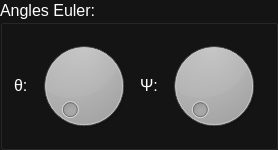
      <widget class="QGroupBox" name="euler">
       <property name="palette">
        <palette>
         <active>
          <colorrole role="WindowText">
           <brush brushstyle="SolidPattern">
            <color alpha="255">
             <red>255</red>
             <green>255</green>
             <blue>255</blue>
            </color>
           </brush>
          </colorrole>
          <colorrole role="Button">
           <brush brushstyle="SolidPattern">
            <color alpha="255">
             <red>20</red>
             <green>20</green>
             <blue>20</blue>
            </color>
           </brush>
          </colorrole>
          <colorrole role="Text">
           <brush brushstyle="SolidPattern">
            <color alpha="255">
             <red>255</red>
             <green>255</green>
             <blue>255</blue>
            </color>
           </brush>
          </colorrole>
          <colorrole role="ButtonText">
           <brush brushstyle="SolidPattern">
            <color alpha="255">
             <red>255</red>
             <green>255</green>
             <blue>255</blue>
            </color>
           </brush>
          </colorrole>
          <colorrole role="Base">
           <brush brushstyle="SolidPattern">
            <color alpha="255">
             <red>20</red>
             <green>20</green>
             <blue>20</blue>
            </color>
           </brush>
          </colorrole>
          <colorrole role="Window">
           <brush brushstyle="SolidPattern">
            <color alpha="255">
             <red>20</red>
             <green>20</green>
             <blue>20</blue>
            </color>
           </brush>
          </colorrole>
         </active>
         <inactive>
          <colorrole role="WindowText">
           <brush brushstyle="SolidPattern">
            <color alpha="255">
             <red>255</red>
             <green>255</green>
             <blue>255</blue>
            </color>
           </brush>
          </colorrole>
          <colorrole role="Button">
           <brush brushstyle="SolidPattern">
            <color alpha="255">
             <red>20</red>
             <green>20</green>
             <blue>20</blue>
            </color>
           </brush>
          </colorrole>
          <colorrole role="Text">
           <brush brushstyle="SolidPattern">
            <color alpha="255">
             <red>255</red>
             <green>255</green>
             <blue>255</blue>
            </color>
           </brush>
          </colorrole>
          <colorrole role="ButtonText">
           <brush brushstyle="SolidPattern">
            <color alpha="255">
             <red>255</red>
             <green>255</green>
             <blue>255</blue>
            </color>
           </brush>
          </colorrole>
          <colorrole role="Base">
           <brush brushstyle="SolidPattern">
            <color alpha="255">
             <red>20</red>
             <green>20</green>
             <blue>20</blue>
            </color>
           </brush>
          </colorrole>
          <colorrole role="Window">
           <brush brushstyle="SolidPattern">
            <color alpha="255">
             <red>20</red>
             <green>20</green>
             <blue>20</blue>
            </color>
           </brush>
          </colorrole>
         </inactive>
         <disabled>
          <colorrole role="WindowText">
           <brush brushstyle="SolidPattern">
            <color alpha="255">
             <red>255</red>
             <green>255</green>
             <blue>255</blue>
            </color>
           </brush>
          </colorrole>
          <colorrole role="Button">
           <brush brushstyle="SolidPattern">
            <color alpha="255">
             <red>20</red>
             <green>20</green>
             <blue>20</blue>
            </color>
           </brush>
          </colorrole>
          <colorrole role="Text">
           <brush brushstyle="SolidPattern">
            <color alpha="255">
             <red>255</red>
             <green>255</green>
             <blue>255</blue>
            </color>
           </brush>
          </colorrole>
          <colorrole role="ButtonText">
           <brush brushstyle="SolidPattern">
            <color alpha="255">
             <red>255</red>
             <green>255</green>
             <blue>255</blue>
            </color>
           </brush>
          </colorrole>
          <colorrole role="Base">
           <brush brushstyle="SolidPattern">
            <color alpha="255">
             <red>20</red>
             <green>20</green>
             <blue>20</blue>
            </color>
           </brush>
          </colorrole>
          <colorrole role="Window">
           <brush brushstyle="SolidPattern">
            <color alpha="255">
             <red>20</red>
             <green>20</green>
             <blue>20</blue>
            </color>
           </brush>
          </colorrole>
         </disabled>
        </palette>
       </property>
       <property name="font">
        <font>
         <family>Arial</family>
         <pointsize>12</pointsize>
        </font>
       </property>
       <property name="title">
        <string>Angles Euler:</string>
       </property>
       <layout class="QVBoxLayout" name="verticalLayout_3">
        <item>
         <layout class="QGridLayout" name="gridLayout">
          <item row="0" column="0">
           <widget class="QLabel" name="label_15">
            <property name="sizePolicy">
             <sizepolicy hsizetype="Fixed" vsizetype="Fixed">
              <horstretch>0</horstretch>
              <verstretch>0</verstretch>
             </sizepolicy>
            </property>
            <property name="palette">
             <palette>
              <active>
               <colorrole role="WindowText">
                <brush brushstyle="SolidPattern">
                 <color alpha="255">
                  <red>255</red>
                  <green>255</green>
                  <blue>255</blue>
                 </color>
                </brush>
               </colorrole>
               <colorrole role="Button">
                <brush brushstyle="SolidPattern">
                 <color alpha="255">
                  <red>20</red>
                  <green>20</green>
                  <blue>20</blue>
                 </color>
                </brush>
               </colorrole>
               <colorrole role="Text">
                <brush brushstyle="SolidPattern">
                 <color alpha="255">
                  <red>255</red>
                  <green>255</green>
                  <blue>255</blue>
                 </color>
                </brush>
               </colorrole>
               <colorrole role="ButtonText">
                <brush brushstyle="SolidPattern">
                 <color alpha="255">
                  <red>255</red>
                  <green>255</green>
                  <blue>255</blue>
                 </color>
                </brush>
               </colorrole>
               <colorrole role="Base">
                <brush brushstyle="SolidPattern">
                 <color alpha="255">
                  <red>20</red>
                  <green>20</green>
                  <blue>20</blue>
                 </color>
                </brush>
               </colorrole>
               <colorrole role="Window">
                <brush brushstyle="SolidPattern">
                 <color alpha="255">
                  <red>20</red>
                  <green>20</green>
                  <blue>20</blue>
                 </color>
                </brush>
               </colorrole>
              </active>
              <inactive>
               <colorrole role="WindowText">
                <brush brushstyle="SolidPattern">
                 <color alpha="255">
                  <red>255</red>
                  <green>255</green>
                  <blue>255</blue>
                 </color>
                </brush>
               </colorrole>
               <colorrole role="Button">
                <brush brushstyle="SolidPattern">
                 <color alpha="255">
                  <red>20</red>
                  <green>20</green>
                  <blue>20</blue>
                 </color>
                </brush>
               </colorrole>
               <colorrole role="Text">
                <brush brushstyle="SolidPattern">
                 <color alpha="255">
                  <red>255</red>
                  <green>255</green>
                  <blue>255</blue>
                 </color>
                </brush>
               </colorrole>
               <colorrole role="ButtonText">
                <brush brushstyle="SolidPattern">
                 <color alpha="255">
                  <red>255</red>
                  <green>255</green>
                  <blue>255</blue>
                 </color>
                </brush>
               </colorrole>
               <colorrole role="Base">
                <brush brushstyle="SolidPattern">
                 <color alpha="255">
                  <red>20</red>
                  <green>20</green>
                  <blue>20</blue>
                 </color>
                </brush>
               </colorrole>
               <colorrole role="Window">
                <brush brushstyle="SolidPattern">
                 <color alpha="255">
                  <red>20</red>
                  <green>20</green>
                  <blue>20</blue>
                 </color>
                </brush>
               </colorrole>
              </inactive>
              <disabled>
               <colorrole role="WindowText">
                <brush brushstyle="SolidPattern">
                 <color alpha="255">
                  <red>255</red>
                  <green>255</green>
                  <blue>255</blue>
                 </color>
                </brush>
               </colorrole>
               <colorrole role="Button">
                <brush brushstyle="SolidPattern">
                 <color alpha="255">
                  <red>20</red>
                  <green>20</green>
                  <blue>20</blue>
                 </color>
                </brush>
               </colorrole>
               <colorrole role="Text">
                <brush brushstyle="SolidPattern">
                 <color alpha="255">
                  <red>255</red>
                  <green>255</green>
                  <blue>255</blue>
                 </color>
                </brush>
               </colorrole>
               <colorrole role="ButtonText">
                <brush brushstyle="SolidPattern">
                 <color alpha="255">
                  <red>255</red>
                  <green>255</green>
                  <blue>255</blue>
                 </color>
                </brush>
               </colorrole>
               <colorrole role="Base">
                <brush brushstyle="SolidPattern">
                 <color alpha="255">
                  <red>20</red>
                  <green>20</green>
                  <blue>20</blue>
                 </color>
                </brush>
               </colorrole>
               <colorrole role="Window">
                <brush brushstyle="SolidPattern">
                 <color alpha="255">
                  <red>20</red>
                  <green>20</green>
                  <blue>20</blue>
                 </color>
                </brush>
               </colorrole>
              </disabled>
             </palette>
            </property>
            <property name="font">
             <font>
              <family>Arial</family>
              <pointsize>12</pointsize>
             </font>
            </property>
            <property name="text">
             <string>θ:</string>
            </property>
           </widget>
          </item>
          <item row="0" column="1">
           <widget class="QDial" name="dialTheta">
            <property name="sizePolicy">
             <sizepolicy hsizetype="Fixed" vsizetype="Fixed">
              <horstretch>0</horstretch>
              <verstretch>0</verstretch>
             </sizepolicy>
            </property>
            <property name="minimumSize">
             <size>
              <width>100</width>
              <height>100</height>
             </size>
            </property>
            <property name="palette">
             <palette>
              <active>
               <colorrole role="WindowText">
                <brush brushstyle="SolidPattern">
                 <color alpha="255">
                  <red>31</red>
                  <green>31</green>
                  <blue>31</blue>
                 </color>
                </brush>
               </colorrole>
               <colorrole role="Button">
                <brush brushstyle="SolidPattern">
                 <color alpha="255">
                  <red>31</red>
                  <green>31</green>
                  <blue>31</blue>
                 </color>
                </brush>
               </colorrole>
               <colorrole role="Text">
                <brush brushstyle="SolidPattern">
                 <color alpha="255">
                  <red>31</red>
                  <green>31</green>
                  <blue>31</blue>
                 </color>
                </brush>
               </colorrole>
               <colorrole role="ButtonText">
                <brush brushstyle="SolidPattern">
                 <color alpha="255">
                  <red>31</red>
                  <green>31</green>
                  <blue>31</blue>
                 </color>
                </brush>
               </colorrole>
               <colorrole role="Base">
                <brush brushstyle="SolidPattern">
                 <color alpha="255">
                  <red>31</red>
                  <green>31</green>
                  <blue>31</blue>
                 </color>
                </brush>
               </colorrole>
               <colorrole role="Window">
                <brush brushstyle="SolidPattern">
                 <color alpha="255">
                  <red>31</red>
                  <green>31</green>
                  <blue>31</blue>
                 </color>
                </brush>
               </colorrole>
              </active>
              <inactive>
               <colorrole role="WindowText">
                <brush brushstyle="SolidPattern">
                 <color alpha="255">
                  <red>31</red>
                  <green>31</green>
                  <blue>31</blue>
                 </color>
                </brush>
               </colorrole>
               <colorrole role="Button">
                <brush brushstyle="SolidPattern">
                 <color alpha="255">
                  <red>31</red>
                  <green>31</green>
                  <blue>31</blue>
                 </color>
                </brush>
               </colorrole>
               <colorrole role="Text">
                <brush brushstyle="SolidPattern">
                 <color alpha="255">
                  <red>31</red>
                  <green>31</green>
                  <blue>31</blue>
                 </color>
                </brush>
               </colorrole>
               <colorrole role="ButtonText">
                <brush brushstyle="SolidPattern">
                 <color alpha="255">
                  <red>31</red>
                  <green>31</green>
                  <blue>31</blue>
                 </color>
                </brush>
               </colorrole>
               <colorrole role="Base">
                <brush brushstyle="SolidPattern">
                 <color alpha="255">
                  <red>31</red>
                  <green>31</green>
                  <blue>31</blue>
                 </color>
                </brush>
               </colorrole>
               <colorrole role="Window">
                <brush brushstyle="SolidPattern">
                 <color alpha="255">
                  <red>31</red>
                  <green>31</green>
                  <blue>31</blue>
                 </color>
                </brush>
               </colorrole>
              </inactive>
              <disabled>
               <colorrole role="WindowText">
                <brush brushstyle="SolidPattern">
                 <color alpha="255">
                  <red>31</red>
                  <green>31</green>
                  <blue>31</blue>
                 </color>
                </brush>
               </colorrole>
               <colorrole role="Button">
                <brush brushstyle="SolidPattern">
                 <color alpha="255">
                  <red>31</red>
                  <green>31</green>
                  <blue>31</blue>
                 </color>
                </brush>
               </colorrole>
               <colorrole role="Text">
                <brush brushstyle="SolidPattern">
                 <color alpha="255">
                  <red>31</red>
                  <green>31</green>
                  <blue>31</blue>
                 </color>
                </brush>
               </colorrole>
               <colorrole role="ButtonText">
                <brush brushstyle="SolidPattern">
                 <color alpha="255">
                  <red>31</red>
                  <green>31</green>
                  <blue>31</blue>
                 </color>
                </brush>
               </colorrole>
               <colorrole role="Base">
                <brush brushstyle="SolidPattern">
                 <color alpha="255">
                  <red>31</red>
                  <green>31</green>
                  <blue>31</blue>
                 </color>
                </brush>
               </colorrole>
               <colorrole role="Window">
                <brush brushstyle="SolidPattern">
                 <color alpha="255">
                  <red>31</red>
                  <green>31</green>
                  <blue>31</blue>
                 </color>
                </brush>
               </colorrole>
              </disabled>
             </palette>
            </property>
            <property name="styleSheet">
             <string notr="true">background-color: #1F1F1F;
color: #1F1F1F;</string>
            </property>
            <property name="maximum">
             <number>628</number>
            </property>
           </widget>
          </item>
          <item row="0" column="2">
           <widget class="QLabel" name="label_16">
            <property name="sizePolicy">
             <sizepolicy hsizetype="Fixed" vsizetype="Fixed">
              <horstretch>0</horstretch>
              <verstretch>0</verstretch>
             </sizepolicy>
            </property>
            <property name="palette">
             <palette>
              <active>
               <colorrole role="WindowText">
                <brush brushstyle="SolidPattern">
                 <color alpha="255">
                  <red>255</red>
                  <green>255</green>
                  <blue>255</blue>
                 </color>
                </brush>
               </colorrole>
               <colorrole role="Button">
                <brush brushstyle="SolidPattern">
                 <color alpha="255">
                  <red>20</red>
                  <green>20</green>
                  <blue>20</blue>
                 </color>
                </brush>
               </colorrole>
               <colorrole role="Text">
                <brush brushstyle="SolidPattern">
                 <color alpha="255">
                  <red>255</red>
                  <green>255</green>
                  <blue>255</blue>
                 </color>
                </brush>
               </colorrole>
               <colorrole role="ButtonText">
                <brush brushstyle="SolidPattern">
                 <color alpha="255">
                  <red>255</red>
                  <green>255</green>
                  <blue>255</blue>
                 </color>
                </brush>
               </colorrole>
               <colorrole role="Base">
                <brush brushstyle="SolidPattern">
                 <color alpha="255">
                  <red>20</red>
                  <green>20</green>
                  <blue>20</blue>
                 </color>
                </brush>
               </colorrole>
               <colorrole role="Window">
                <brush brushstyle="SolidPattern">
                 <color alpha="255">
                  <red>20</red>
                  <green>20</green>
                  <blue>20</blue>
                 </color>
                </brush>
               </colorrole>
              </active>
              <inactive>
               <colorrole role="WindowText">
                <brush brushstyle="SolidPattern">
                 <color alpha="255">
                  <red>255</red>
                  <green>255</green>
                  <blue>255</blue>
                 </color>
                </brush>
               </colorrole>
               <colorrole role="Button">
                <brush brushstyle="SolidPattern">
                 <color alpha="255">
                  <red>20</red>
                  <green>20</green>
                  <blue>20</blue>
                 </color>
                </brush>
               </colorrole>
               <colorrole role="Text">
                <brush brushstyle="SolidPattern">
                 <color alpha="255">
                  <red>255</red>
                  <green>255</green>
                  <blue>255</blue>
                 </color>
                </brush>
               </colorrole>
               <colorrole role="ButtonText">
                <brush brushstyle="SolidPattern">
                 <color alpha="255">
                  <red>255</red>
                  <green>255</green>
                  <blue>255</blue>
                 </color>
                </brush>
               </colorrole>
               <colorrole role="Base">
                <brush brushstyle="SolidPattern">
                 <color alpha="255">
                  <red>20</red>
                  <green>20</green>
                  <blue>20</blue>
                 </color>
                </brush>
               </colorrole>
               <colorrole role="Window">
                <brush brushstyle="SolidPattern">
                 <color alpha="255">
                  <red>20</red>
                  <green>20</green>
                  <blue>20</blue>
                 </color>
                </brush>
               </colorrole>
              </inactive>
              <disabled>
               <colorrole role="WindowText">
                <brush brushstyle="SolidPattern">
                 <color alpha="255">
                  <red>255</red>
                  <green>255</green>
                  <blue>255</blue>
                 </color>
                </brush>
               </colorrole>
               <colorrole role="Button">
                <brush brushstyle="SolidPattern">
                 <color alpha="255">
                  <red>20</red>
                  <green>20</green>
                  <blue>20</blue>
                 </color>
                </brush>
               </colorrole>
               <colorrole role="Text">
                <brush brushstyle="SolidPattern">
                 <color alpha="255">
                  <red>255</red>
                  <green>255</green>
                  <blue>255</blue>
                 </color>
                </brush>
               </colorrole>
               <colorrole role="ButtonText">
                <brush brushstyle="SolidPattern">
                 <color alpha="255">
                  <red>255</red>
                  <green>255</green>
                  <blue>255</blue>
                 </color>
                </brush>
               </colorrole>
               <colorrole role="Base">
                <brush brushstyle="SolidPattern">
                 <color alpha="255">
                  <red>20</red>
                  <green>20</green>
                  <blue>20</blue>
                 </color>
                </brush>
               </colorrole>
               <colorrole role="Window">
                <brush brushstyle="SolidPattern">
                 <color alpha="255">
                  <red>20</red>
                  <green>20</green>
                  <blue>20</blue>
                 </color>
                </brush>
               </colorrole>
              </disabled>
             </palette>
            </property>
            <property name="font">
             <font>
              <family>Arial</family>
              <pointsize>12</pointsize>
             </font>
            </property>
            <property name="text">
             <string>Ψ:</string>
            </property>
           </widget>
          </item>
          <item row="0" column="3">
           <widget class="QDial" name="dialPsi">
            <property name="sizePolicy">
             <sizepolicy hsizetype="Fixed" vsizetype="Fixed">
              <horstretch>0</horstretch>
              <verstretch>0</verstretch>
             </sizepolicy>
            </property>
            <property name="minimumSize">
             <size>
              <width>40</width>
              <height>40</height>
             </size>
            </property>
            <property name="palette">
             <palette>
              <active>
               <colorrole role="WindowText">
                <brush brushstyle="SolidPattern">
                 <color alpha="255">
                  <red>31</red>
                  <green>31</green>
                  <blue>31</blue>
                 </color>
                </brush>
               </colorrole>
               <colorrole role="Button">
                <brush brushstyle="SolidPattern">
                 <color alpha="255">
                  <red>31</red>
                  <green>31</green>
                  <blue>31</blue>
                 </color>
                </brush>
               </colorrole>
               <colorrole role="Text">
                <brush brushstyle="SolidPattern">
                 <color alpha="255">
                  <red>31</red>
                  <green>31</green>
                  <blue>31</blue>
                 </color>
                </brush>
               </colorrole>
               <colorrole role="ButtonText">
                <brush brushstyle="SolidPattern">
                 <color alpha="255">
                  <red>31</red>
                  <green>31</green>
                  <blue>31</blue>
                 </color>
                </brush>
               </colorrole>
               <colorrole role="Base">
                <brush brushstyle="SolidPattern">
                 <color alpha="255">
                  <red>31</red>
                  <green>31</green>
                  <blue>31</blue>
                 </color>
                </brush>
               </colorrole>
               <colorrole role="Window">
                <brush brushstyle="SolidPattern">
                 <color alpha="255">
                  <red>31</red>
                  <green>31</green>
                  <blue>31</blue>
                 </color>
                </brush>
               </colorrole>
              </active>
              <inactive>
               <colorrole role="WindowText">
                <brush brushstyle="SolidPattern">
                 <color alpha="255">
                  <red>31</red>
                  <green>31</green>
                  <blue>31</blue>
                 </color>
                </brush>
               </colorrole>
               <colorrole role="Button">
                <brush brushstyle="SolidPattern">
                 <color alpha="255">
                  <red>31</red>
                  <green>31</green>
                  <blue>31</blue>
                 </color>
                </brush>
               </colorrole>
               <colorrole role="Text">
                <brush brushstyle="SolidPattern">
                 <color alpha="255">
                  <red>31</red>
                  <green>31</green>
                  <blue>31</blue>
                 </color>
                </brush>
               </colorrole>
               <colorrole role="ButtonText">
                <brush brushstyle="SolidPattern">
                 <color alpha="255">
                  <red>31</red>
                  <green>31</green>
                  <blue>31</blue>
                 </color>
                </brush>
               </colorrole>
               <colorrole role="Base">
                <brush brushstyle="SolidPattern">
                 <color alpha="255">
                  <red>31</red>
                  <green>31</green>
                  <blue>31</blue>
                 </color>
                </brush>
               </colorrole>
               <colorrole role="Window">
                <brush brushstyle="SolidPattern">
                 <color alpha="255">
                  <red>31</red>
                  <green>31</green>
                  <blue>31</blue>
                 </color>
                </brush>
               </colorrole>
              </inactive>
              <disabled>
               <colorrole role="WindowText">
                <brush brushstyle="SolidPattern">
                 <color alpha="255">
                  <red>31</red>
                  <green>31</green>
                  <blue>31</blue>
                 </color>
                </brush>
               </colorrole>
               <colorrole role="Button">
                <brush brushstyle="SolidPattern">
                 <color alpha="255">
                  <red>31</red>
                  <green>31</green>
                  <blue>31</blue>
                 </color>
                </brush>
               </colorrole>
               <colorrole role="Text">
                <brush brushstyle="SolidPattern">
                 <color alpha="255">
                  <red>31</red>
                  <green>31</green>
                  <blue>31</blue>
                 </color>
                </brush>
               </colorrole>
               <colorrole role="ButtonText">
                <brush brushstyle="SolidPattern">
                 <color alpha="255">
                  <red>31</red>
                  <green>31</green>
                  <blue>31</blue>
                 </color>
                </brush>
               </colorrole>
               <colorrole role="Base">
                <brush brushstyle="SolidPattern">
                 <color alpha="255">
                  <red>31</red>
                  <green>31</green>
                  <blue>31</blue>
                 </color>
                </brush>
               </colorrole>
               <colorrole role="Window">
                <brush brushstyle="SolidPattern">
                 <color alpha="255">
                  <red>31</red>
                  <green>31</green>
                  <blue>31</blue>
                 </color>
                </brush>
               </colorrole>
              </disabled>
             </palette>
            </property>
            <property name="styleSheet">
             <string notr="true">background-color: #1F1F1F;
color: #1F1F1F;</string>
            </property>
            <property name="maximum">
             <number>628</number>
            </property>
           </widget>
          </item>
         </layout>
        </item>
       </layout>
      </widget>
